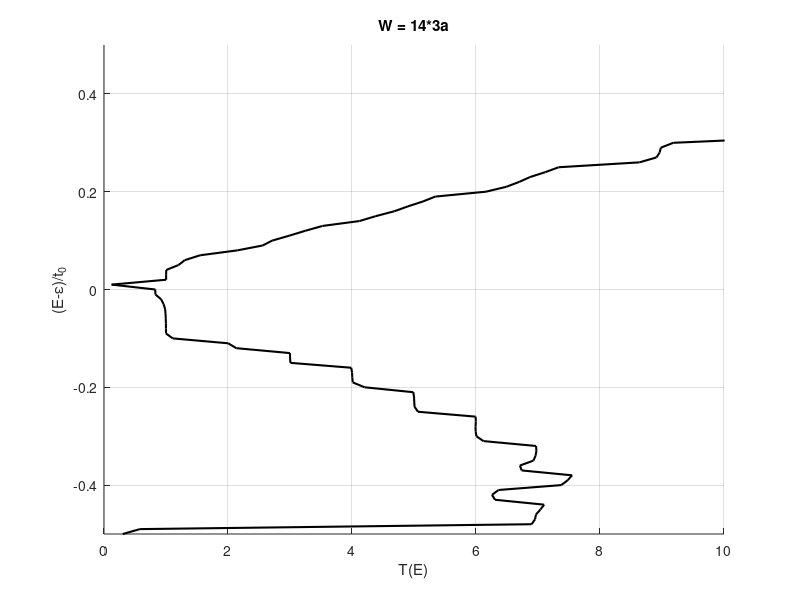

Here is the MATLAB script that generated this plot:
clear all

% Constants (all MKS, except energy which is in eV)
hbar=1.06e-34; q=1.6e-19; qh=q/hbar; a=1e-9;

% inputs
t0=-2.5; D=1e-50; ctr=0; zplus=1i*1e-3;
NL=1; L=zeros(NL); R=L; L(1,1)=1; R(NL,NL)=1;
config=2; %1 for armchair, 2 for zigzag
%NW=floor(14*sqrt(3)); %Armchair
NW=14; %Zigzag

%Hamiltonian
al=t0*[0 1 0 0;1 0 1 0;0 1 0 1;0 0 1 0];
if config==1
    bL=t0*[0 0 0 0;0 0 0 0;0 0 0 0;1 0 0 0];
    bW=t0*[0 0 0 0;1 0 0 0;0 0 0 1;0 0 0 0];
end
if config==2
    bW=t0*[0 0 0 0;0 0 0 0;0 0 0 0;1 0 0 0];
    bL=t0*[0 0 0 0;1 0 0 0;0 0 1 0;0 0 0 0];
end

n=4; %al=4; bW=-1; bL=-1; n=1;
alpha=kron(eye(NW),al)+kron(diag(ones(1,NW-1),+1),bW)+kron(diag(ones(1,NW-1),-1),bW');
%alpha = alpha+kron(diag(ones(1,1),1-NW ),bW ) + kron(diag(ones(1,1),NW-1),bW'); %for CNT's

sigB=zeros(NW*NL*n);siginB=zeros(NW*NL*n);

ii=0; 
for EE=t0*(-0.5:+0.01:+0.5)
ii=ii+1;
ig0=(EE+zplus)*eye(NW*n)-alpha;
if ii==1
gs1=inv(ig0);gs2=inv(ig0);end

BB=0; beta=kron(diag(exp(1i*qh*BB*a*a*(1:1:NW))),bL);
%beta=kron(eye(NW),bL);
H=kron(eye(NL),alpha); if NL>1
H=H+kron(diag(ones(1,NL-1),+1),beta)+kron(diag(ones(1,NL-1),-1),beta');end

change=1;
while change>1e-4
Gs=inv(ig0-beta'*gs1*beta);
change=sum(sum(abs(Gs-gs1)))/(sum(sum(abs(gs1)+abs(Gs))));
gs1=0.5*Gs+0.5*gs1;
end
sig1=beta'*gs1*beta;sig1=kron(L,sig1);gam1=1i*(sig1-sig1');
change=1;
while change>1e-4
Gs=inv(ig0-beta*gs2*beta');
change=sum(sum(Gs-gs2))/(sum(sum(abs(gs2)+abs(Gs))));
gs2=0.5*Gs+0.5*gs2;
end
sig2=beta*gs2*beta';sig2=kron(R,sig2);gam2=1i*(sig2-sig2');

G=inv((EE*eye(NW*NL*n))-H-sig1-sig2);
T(ii)=real(trace(gam1*G*gam2*G'));E(ii)=EE/t0;
if EE==0
T(ii)=T(ii-1); end, EE
end

hold on
h=plot(T,E,'k');
set(h,'linewidth',[1.5])
set(gca,'Fontsize',[10]);
axis([0 10 -0.5 +0.5]);
xlabel('T(E)');
ylabel('(E-\epsilon)/t_0');
title('W = 14*3a')
grid on